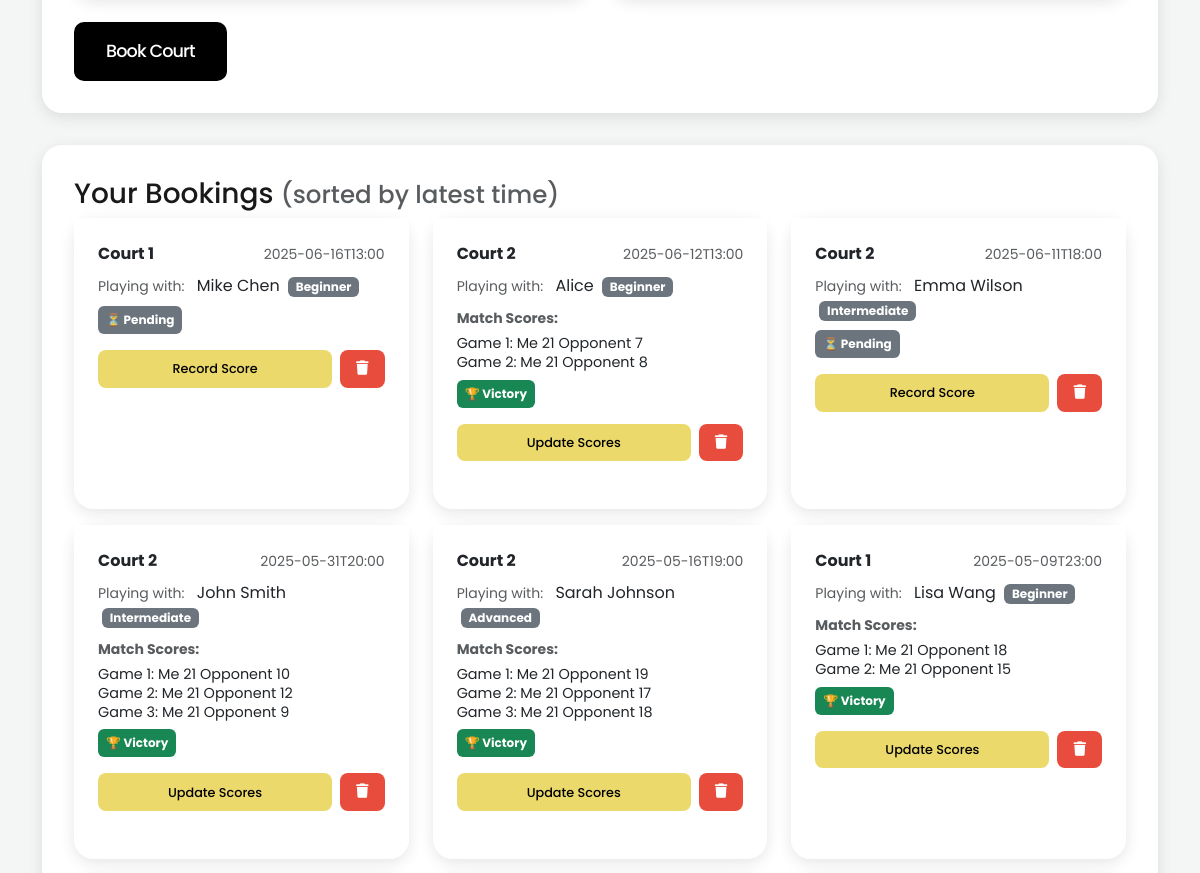
The page /book-courts (middle part) on the database as committed earlier.
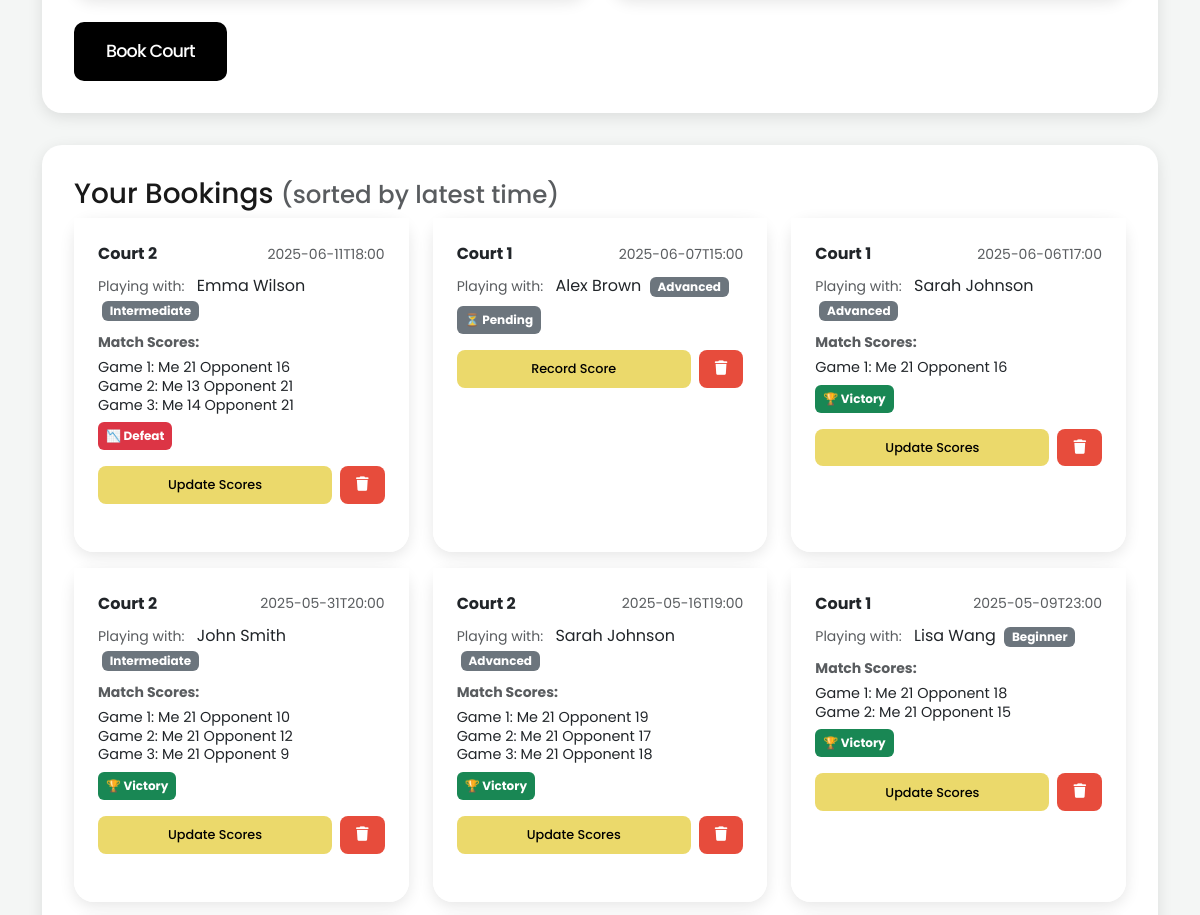
The same page on the database as committed later.
### tables this page shows
CREATE TABLE bookings (
                id INTEGER PRIMARY KEY AUTOINCREMENT,
                court TEXT NOT NULL,
                time TEXT NOT NULL,
                result TEXT DEFAULT ''
            , matched_player TEXT, matched_player_level TEXT, user_id INTEGER REFERENCES users(id), scores TEXT);

### app.py (the view, shortened to what this page needs)
@app.route('/book-courts', methods=['GET', 'POST'])
def book_courts():
    db = get_db()
    now = datetime.now().strftime("%Y-%m-%dT%H:%M")
    bookings = db.execute('SELECT * FROM bookings ORDER BY datetime(time) DESC').fetchall()
    return render_template('book_courts.html', bookings=bookings, now=now)

### app.py (called while the page is built)
def get_db():
    db = getattr(g, '_database', None)
    if db is None:
        db = g._database = sqlite3.connect(DATABASE)
        db.row_factory = sqlite3.Row  # 让结果支持 dict-like 访问
    return db

@app.teardown_appcontext
def close_connection(exception):
    db = getattr(g, '_database', None)
    if db:
        db.close()

@app.before_request
def load_logged_in_user():
    user_id = session.get('user_id')
    if user_id is None:
        g.user = None
    else:
        g.user = get_db().execute(
            'SELECT * FROM users WHERE id = ?', (user_id,)
        ).fetchone()

### templates/book_courts.html (shortened to what this page needs)
<!DOCTYPE html>
<html lang="en">
<head>
    <link href="https://cdn.jsdelivr.net/npm/bootstrap@5.3.0/dist/css/bootstrap.min.css" rel="stylesheet">
    <link href="https://cdn.jsdelivr.net/npm/flatpickr/dist/flatpickr.min.css" rel="stylesheet"/>
    <link rel="stylesheet" href="https://cdnjs.cloudflare.com/ajax/libs/font-awesome/6.0.0/css/all.min.css">
</head>
<body>
    <div class="container mt-4">
        <div class="row">
            <div class="col-lg-12">
                <div class="booking-container">
                    <form method="POST">
                        <button type="submit" class="btn btn-primary">Book Court</button>
                    </form>
                </div>
                <div class="booking-container">
                    <h3>Your Bookings <small class="text-muted">(sorted by latest time)</small></h3>
                    <div class="row">
                        {% for booking in bookings %}
                            <div class="col-md-6 col-lg-4 mb-3">
                                <div class="card h-100">
                                    <div class="card-body">
                                        <div class="d-flex justify-content-between align-items-center mb-2">
                                            <strong>{{ booking.court }}</strong>
                                            <span class="text-muted small">{{ booking.time }}</span>
                                        </div>
                                        {% if booking.matched_player %}
                                        <div class="matched-player-info mb-2">
                                            <small class="text-muted">Playing with:</small>
                                            <span class="ms-2">{{ booking.matched_player }}</span>
                                            {% if booking.matched_player_level %}
                                                <span class="badge bg-secondary ms-1">{{ booking.matched_player_level }}</span>
                                            {% endif %}
                                        </div>
                                        {% else %}
                                        <div class="mb-2">
                                            <small class="text-muted">
                                                <i class="fas fa-user-plus"></i> No opponent selected yet
                                            </small>
                                        </div>
                                        {% endif %}
                                        {% if booking.scores %}
                                        <div class="mb-2">
                                            <small class="text-muted"><strong>Match Scores:</strong></small>
                                            <div class="scores-display mt-1" style="font-size: 0.9rem; line-height: 1.3;">
                                                {{ booking.scores | safe }}
                                            </div>
                                        </div>
                                        {% endif %}
                                        <div class="d-flex justify-content-between align-items-center mb-3">
                                            <span class="badge {% if booking.result == 'win' %}bg-success{% elif booking.result == 'loss' %}bg-danger{% else %}bg-secondary{% endif %} p-2">
                                                {% if booking.result == 'win' %}
                                                    🏆 Victory
                                                {% elif booking.result == 'loss' %}
                                                    📉 Defeat
                                                {% else %}
                                                    ⏳ Pending
                                                {% endif %}
                                            </span>
                                        </div>
                                        <div class="d-flex justify-content-between gap-2">
                                            <button class="btn btn-info btn-sm btn-score flex-fill" onclick="openScoreModal('{{ booking.id }}')">
                                                {% if booking.scores %}Update Scores{% else %}Record Score{% endif %}
                                            </button>
                                            <button class="btn btn-danger btn-sm" onclick="confirmDelete('{{ booking.id }}', '{{ booking.court }}', '{{ booking.time }}')" title="Delete Booking">
                                                <i class="fas fa-trash"></i>
                                            </button>
                                        </div>
                                    </div>
                                </div>
                            </div>
                        {% else %}
                            <div class="col-12">
                                <p class="text-muted">No bookings yet.</p>
                            </div>
                        {% endfor %}
                    </div>
                </div>
            </div>
        </div>
    </div>
</body>
</html>

### templates/book_courts.html (style rules this page uses)
:root { --primary-color: #EBD96B; --secondary-color: #000000; --light-bg: #FFFFFF; --dark-text: #191919; --gray-text: #7F7F7F; --light-gray: #F4F6F5; }
body { font-family: 'Poppins', sans-serif; background-color: var(--light-gray); color: var(--dark-text); }
.booking-container { background: var(--light-bg); padding: 2rem; border-radius: 20px; box-shadow: 0 4px 15px rgba(0,0,0,0.1); margin-bottom: 2rem; }
.btn-primary { background-color: var(--secondary-color); border: none; padding: 1rem 2rem; border-radius: 10px; font-weight: 500; font-size: 1.1rem; letter-spacing: -0.05em; color: var(--light-bg); }
.btn-danger { background-color: #e74c3c; border: none; padding: 0.75rem 1.25rem; border-radius: 10px; font-weight: 500; font-size: 0.95rem; color: var(--light-bg); }
.btn-info { background-color: var(--primary-color); border: none; padding: 0.75rem 1.25rem; border-radius: 10px; font-weight: 500; font-size: 0.95rem; color: var(--secondary-color); }
.btn-sm { padding: 0.5rem 1rem; font-size: 0.9rem; border-radius: 8px; }
.btn-score { font-size: 0.8rem; }
.card { border: none; border-radius: 20px; box-shadow: 0 4px 15px rgba(0,0,0,0.1); margin-bottom: 1.5rem; }
.card-body { padding: 1.5rem; background-color: var(--light-bg); border-radius: 0 0 20px 20px; }

Rows that differ between the two databases and show on the page:
removed bookings: court "Court 1", time "2025-06-16T13:00", matched_player "Mike Chen", matched_player_level "Beginner", result "⏳ Pending", scores "Record Score"
removed bookings: court "Court 2", time "2025-06-12T13:00", matched_player "Alice", matched_player_level "Beginner", scores "Game 1: Me 21 Opponent 7 Game 2: Me 21 Opponent 8", result "🏆 Victory", shows "Update Scores"
changed bookings "Emma Wilson": scores (not shown) → "Game 1: Me 21 Opponent 16 Game 2: Me 13 Opponent 21 Game 3: Me 14 Opponent 21"; scores "Record Score" → "Match Scores: Update Scores"; result "⏳ Pending" → "📉 Defeat"
added bookings: court "Court 1", time "2025-06-07T15:00", matched_player "Alex Brown", matched_player_level "Advanced", result "⏳ Pending", scores "Record Score"
added bookings: court "Court 1", time "2025-06-06T17:00", matched_player "Sarah Johnson", matched_player_level "Advanced", scores "Game 1: Me 21 Opponent 16", result "🏆 Victory", shows "Update Scores"
